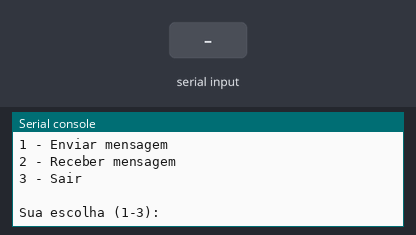
Simulated run of this program. Board: Raspberry Pi Pico running MicroPython. Shown: the last lines printed to the serial console. The inputs (shaded band) are chosen by the test bench. At 5.9 s the program stops and its outputs stay as they are.

Above: at 1.2 s.
1.3 s: "1" typed at the serial console, then Enter
At 2.0 s:
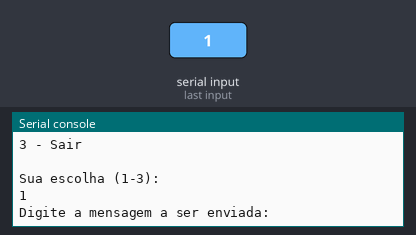
2.8 s: "2" typed at the serial console, then Enter
At 3.2 s:
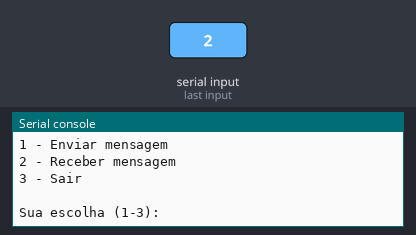
4.4 s: "0" typed at the serial console, then Enter
5.9 s: "3" typed at the serial console, then Enter
At 6.7 s:
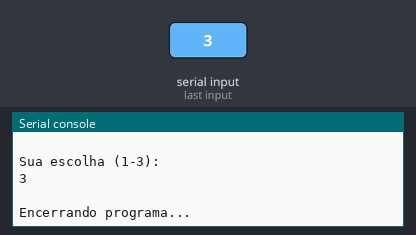
Timing chart, 0 to 7.4 s (numbered marks = the images above; inputs shaded):
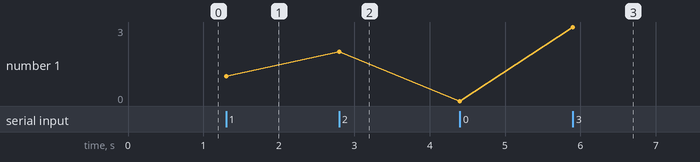

Measured:
- after the input at 1.3 s, the serial console: prints a new line at once (image 1)
- after the input at 2.8 s, the serial console: prints a new line at once (image 2)
- after the input at 5.9 s, the serial console: prints a new line at once (image 3)
- plotted number 1: 2 → 0 after the input at 4.4 s

The program:

bluetooth_test.py
```python
from machine import UART, Pin
import time
from time import sleep

class BluetoothSerial:
    def __init__(self, uart_num=1, tx_pin=8, rx_pin=9, baudrate=9600):
        self.uart = UART(uart_num, baudrate=baudrate, tx=Pin(tx_pin), rx=Pin(rx_pin))
        self.uart_num = uart_num
        self.tx_pin = tx_pin
        self.rx_pin = rx_pin
        self.baudrate = baudrate

    def clear_buffer(self):
        """Limpa o buffer de recepção"""
        while self.uart.any():
            self.uart.read()
        sleep(0.1)

    def send_message(self, message):
        """Envia uma mensagem pelo módulo Bluetooth/serial"""
        try:
            print(f"\nEnviando mensagem: {message}")
            self.clear_buffer()
            self.uart.write((message + '\r').encode())
            print("Mensagem enviada!")
            return True
        except Exception as e:
            print("\nErro ao enviar mensagem:", str(e))
            return False

    def receive_message(self, timeout=5):
        """Recebe uma mensagem do módulo Bluetooth/serial"""
        print("\nAguardando mensagem...")
        print(f"Tempo limite: {timeout} segundos")

        try:
            start_time = time.time()
            response_data = bytearray()

            while (time.time() - start_time) < timeout:
                if self.uart.any():
                    chunk = self.uart.read()
                    if chunk:
                        response_data.extend(chunk)
                        sleep(0.1)
                        continue

                if response_data:
                    print(f"\nMensagem recebida ({len(response_data)} bytes):")
                    print("Raw data:", repr(response_data))
                    try:
                        decoded = response_data.decode().strip()
                        print("Decodificado:", decoded)
                        return decoded
                    except UnicodeError:
                        print("Erro ao decodificar a mensagem")
                        return None

                sleep(0.1)

            print(f"\nNenhuma mensagem recebida no tempo limite de {timeout} segundos")
            return None

        except Exception as e:
            print("\nErro na comunicação:", str(e))
            return None

def main():
    print("Teste de Comunicação Serial")
    print("==========================")
    print("Conecte o módulo:")
    print("- VCC do módulo -> 3.3V do Pico")
    print("- GND do módulo -> GND do Pico")
    print("- TX do módulo  -> GP9 do Pico (RX)")
    print("- RX do módulo  -> GP8 do Pico (TX)")
    print("\nConfigurações:")
    print("- UART: 1")
    print("- Pinos: TX=GP8, RX=GP9")
    print("- Baudrate: 9600")

    # Inicializa o módulo
    bt = BluetoothSerial()

    while True:
        print("\nEscolha uma opção:")
        print("1 - Enviar mensagem")
        print("2 - Receber mensagem")
        print("3 - Sair")

        choice = input("\nSua escolha (1-3): ")

        if choice == "1":
            message = input("Digite a mensagem a ser enviada: ")
            bt.send_message(message)
        elif choice == "2":
            bt.receive_message()
        elif choice == "3":
            print("\nEncerrando programa...")
            break
        else:
            print("\nOpção inválida! Escolha 1, 2 ou 3.")

if __name__ == "__main__":
    main() 
```
